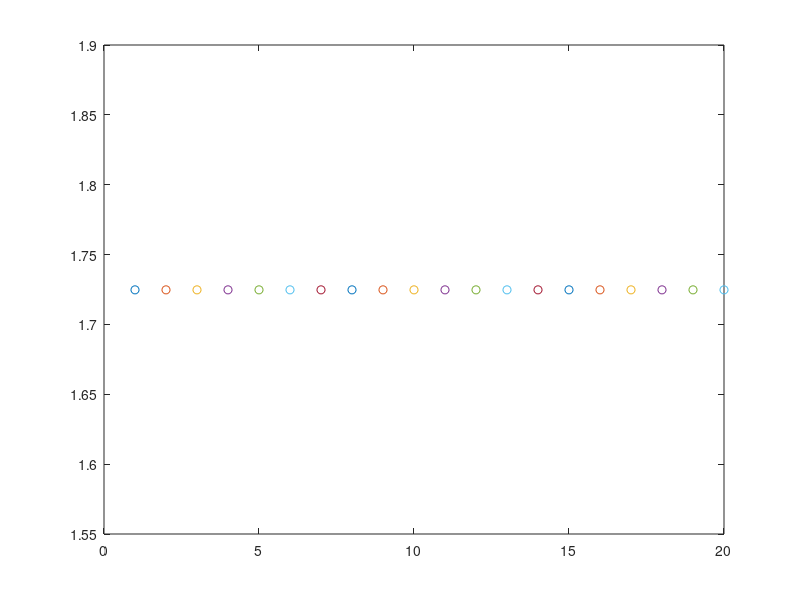

This figure's MATLAB source:
clear all
clc

t=[1:20];
process_var=1;
measurement_var=2;
velocity=1;
dt=1;
x=[1 401];  % Estimate of the position
dx=0;
pos = x(1);
var = x(2);
process=[velocity*dt process_var];
data = zeros(2,2);

for k=1:20
    z = x(1)+sqrt(process_var)*randn % Dog Simulation
    
    %predict
    dx = velocity*dt
    pos = pos + dx
    var = var + process_var

    %update
    pos  = (var*z + measurement_var*pos) / (var + measurement_var)
    var = (var * measurement_var) / (var + measurement_var)

    %save data
    data(k,1)=z;
    data(k,2)=pos;

end

plot(t,data(k,2),'o')
